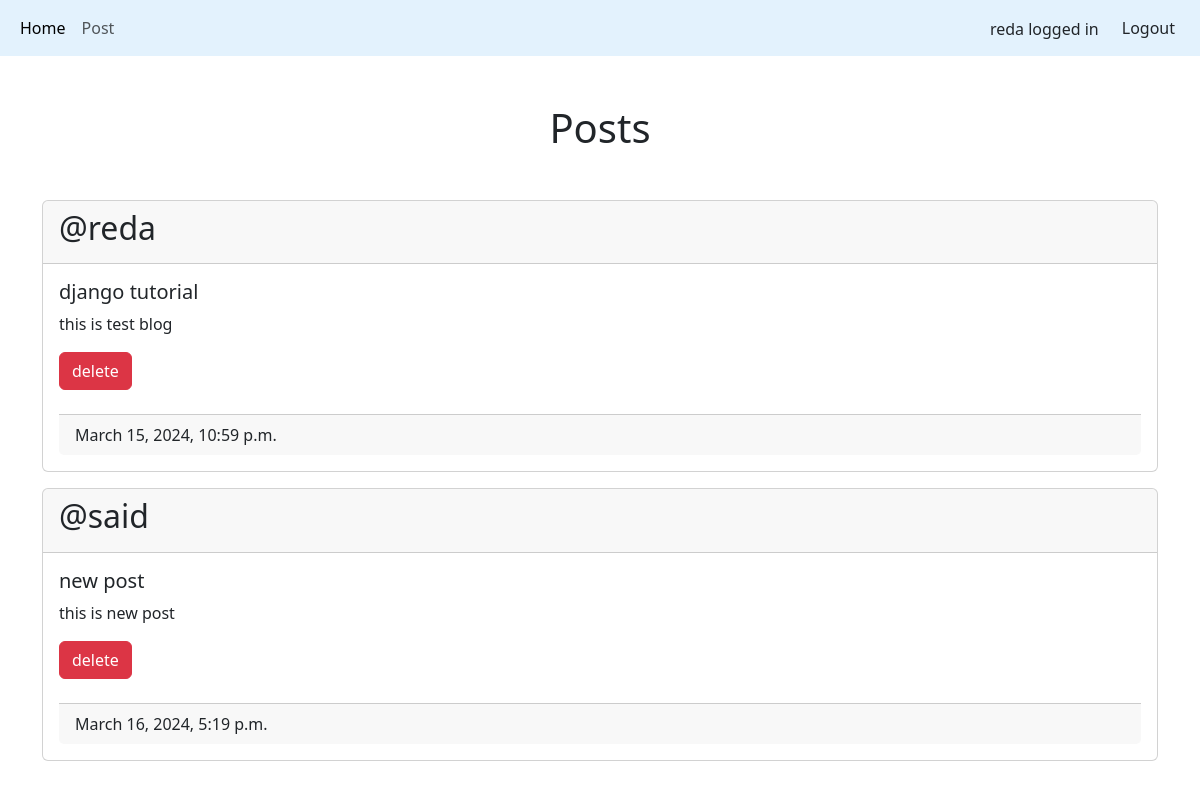
The app's page / (signed in) with its own data.
### main/models.py (models this page shows, shortened)
class Post(models.Model):
    author = models.ForeignKey(User , on_delete=models.CASCADE)
    title = models.CharField(max_length=255)
    description = models.TextField(max_length=1000)
    created_at = models.DateTimeField(auto_now = True)
    updated_at = models.DateTimeField(auto_now=True)

### main/views.py (the view, shortened to what this page needs)
# urls.py: path('', views.home, name='home'),
@login_required(login_url="/login")
def home(request):
    posts = Post.objects.all()
    return render(request,'main/home.html',{"posts":posts})

### main/templates/main/home.html (shortened to what this page needs)
{% extends "main/base.html" %}
{% block content %}
<h1 class="text-center mt-5 mb-5"> Posts </h1>
 {% for post in posts%}
 <div class="card mb-3">
    <div class="card-header">
      <h2>@{{ post.author.username }}</h2>
    </div>
    <div class="card-body">
      <h5 class="card-title">{{ post.title }}</h5>
      <p class="card-text">{{ post.description }}</p>
      {% if user == post.author or perms.main.delete_post %}
      <div class="d-flex">
      <form method="post">
      <button  type="submit" name="post_id" value="{{ post.id }}" class="btn btn-danger mb-4 me-3">delete</button>
      </form>
      {% endif %}
    </div>
      <div class="card-footer">
        {{ post.created_at }}
      </div>
    </div>
  </div>
 {% endfor %}
{% endblock content %}

### main/templates/main/base.html (shortened to what this page needs)
<!doctype html>
<html lang="en">
  <head>
    <link href="https://cdn.jsdelivr.net/npm/bootstrap@5.3.3/dist/css/bootstrap.min.css" rel="stylesheet">
  </head>
  <body>
    <nav class="navbar navbar-expand-lg " style="background-color: #e3f2fd;">
        <div class="container-fluid">
          <div class="collapse navbar-collapse" id="navbarText">
            <ul class="navbar-nav me-auto mb-2 mb-lg-0">
              <li class="nav-item">
                <a class="nav-link active" aria-current="page" href="/">Home</a>
              </li>
              <li class="nav-item">
                <a class="nav-link" href="/post_create">Post</a>
              </li>
            </ul>
           <div style="display:flex">
            {% if user.is_authenticated %}
              <span style="padding-top: 8px; padding-right: 10px"> {{user.username }} logged in </span>
              <form method="post" action="{% url 'logout' %}">
                <button type="submit" class="btn">Logout</button>
            </form>
            {% else %}
          <span class="navbar-text">
              <a class="nav-link" href="/login">login</a>
          </span>
          {% endif %}
           </div>
          </div>
        </div>
      </nav>
    <div class="container">
        {% block content %}
        {% endblock content %}
    </div>
  </body>
</html>

### records on screen
Post: author.username "reda", title "django tutorial", description "this is test blog", {{ post.id }} 4 (drawn), created_at "March 15, 2024, 10:59 p.m."
Post: author.username "said", title "new post", description "this is new post", {{ post.id }} 7 (drawn), created_at "March 16, 2024, 5:19 p.m."

### other values on screen
{{ user.username }} "reda"
